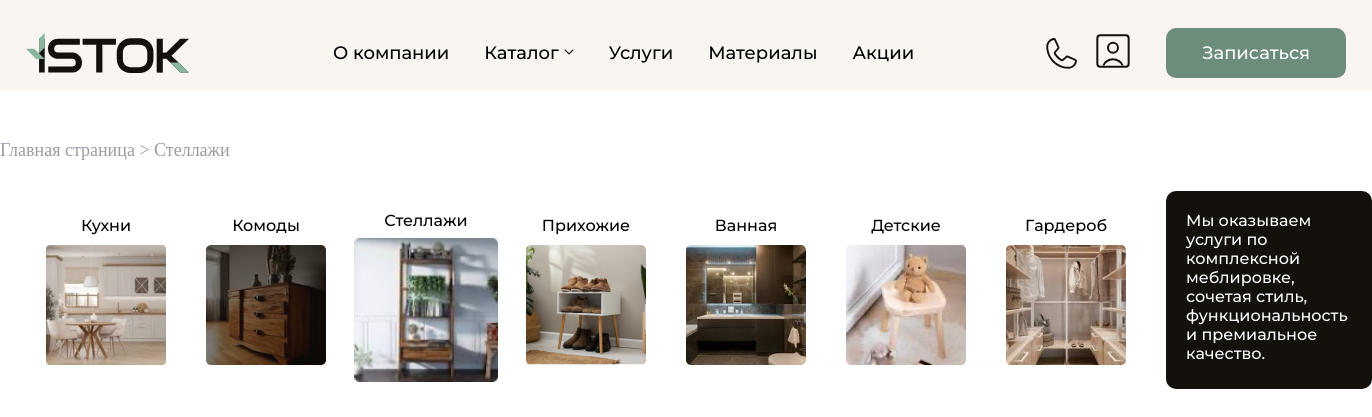
Screenshot of /category/racks/ with the database file from the repository.
### istok_app/models.py (models this page shows, shortened)
class Category(models.Model):
    CATEGORY_CHOICES = [
        ('bathroom', 'Ванная'),
        ('wardrobe', 'Гардероб'),
        ('racks', 'Стеллажи'),
        ('hallways', 'Прихожие'),
        ('kitchen', 'Кухни'),
        ('dresser', 'Комоды'),
        ('children', 'Детские'),
    ]
    name = models.CharField(max_length=100, verbose_name='Категории', choices=CATEGORY_CHOICES, default=None, null=True)
    def image_upload_to(instance, filename):
        return f'images/{instance.name}/{filename}'
    image = models.ImageField(upload_to=image_upload_to)

### istok_app/views.py (the view)
# urls.py: path('category/<str:category_name>/', category_detail, name='category_detail'),
def category_detail(request, category_name):
    category = get_object_or_404(Category, name=category_name)
    products = Product.objects.filter(category=category)
    categories = Category.objects.all()
    return render(request, 'category/category_detail.html', {
        'category': category,
        'products': products,
        'categories': categories
    })

### istok_app/context_processors.py (called while the page is built)
def user_profile(request):
    if request.user.is_authenticated:
        try:
            profile = request.user.profile
        except UserProfile.DoesNotExist:
            profile = None
        return {'user_profile': profile}
    return {}

### templates/category/category_detail.html (shortened to what this page needs)
{% extends 'base/header.html' %}
{% load static %}
{% block content %}
<link rel="stylesheet" href="{% static 'css/category.css' %}">
<link rel="stylesheet" href="{% static 'css/base/header.css' %}">
<div class="text-top-cat">
    <a href="{% url 'home' %}">Главная страница ></a>
    {{ category.get_name_display }}
</div>
<div class="category-line">
    {% for cat in categories %}
        <a href="{% url 'category_detail' cat.name %}">
            <div class="categ {% if cat == category %}selected{% endif %}">
                <div class="cat-name">{{ cat.get_name_display }}</div>
                <img src="{{ cat.image.url }}" alt="{{ cat.name }}">
            </div>
        </a>
    {% endfor %}
    <div class="help-text">
        <div class="texts">
        Мы оказываем услуги по комплексной меблировке,
         сочетая стиль, функциональность и премиальное качество.
        </div>
    </div>
</div>
{% endblock %}

### static/css/category.css (style rules this page uses)
body { margin: 0; }
.text-top-cat a { text-decoration: none; color: #9B9BA6; font-size: 18px; }
.text-top-cat { color: #9B9BA6; font-size: 18px; }
.category-line { margin-left: 46px; margin-top: 30px; display: flex; gap: 40px; align-items: center; }
.category-line a { text-decoration: none; }
.categ { display: flex; flex-direction: column; align-items: center; text-align: center; transition: transform 0.3s ease; }
.categ img { width: 120px; height: 120px; transition: transform 0.3s ease; }
.categ:hover img, .categ.selected img { transform: scale(1.2); z-index: 1; }
.categ.selected .cat-name, .categ:hover .cat-name { margin-bottom: 20px; }
.cat-name { color: black; font-size: 16px; font-family: Mont; margin-bottom: 10px; transition: margin-bottom 0.3s ease; }
.help-text { width: 224px; height: 198px; background-color: #14110D; border-radius: 10px; }
.texts { width: 176px; margin-top: 20px; margin-left: 20px; color: #FEFEFE; font-size: 16px; font-family: Mont; }

### rows the page displays
Category: name "Стеллажи", image (picture)
Category: name "Кухни", image (picture)
Category: name "Комоды", image (picture)
Category: name "Прихожие", image (picture)
Category: name "Ванная", image (picture)
Category: name "Детские", image (picture)
Category: name "Гардероб", image (picture)
